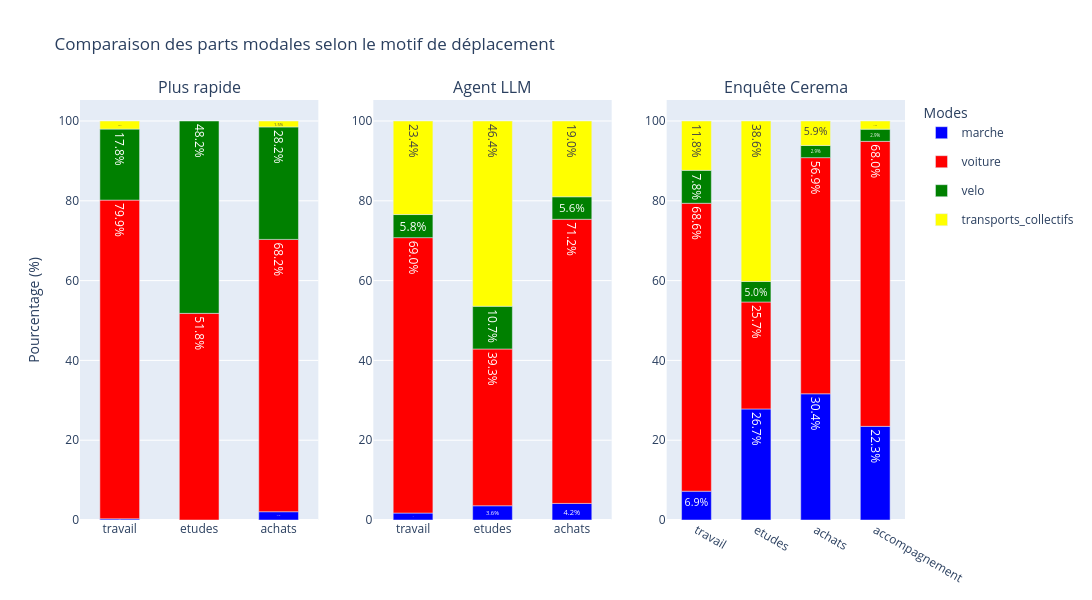

Notebook cell for this chart:
### Code cell
bar_graph(moves, cerema["parts_modales_2023"]["motif_deplacement"], "Comparaison des parts modales selon le motif de déplacement", x_name="Motifs de déplacement")

### Figure 1 — Plotly figure (JSON) as saved in the notebook; plotly's stock layout.template omitted (floating-point values rounded to 4 significant figures)
{"data": [{"legendgroup": "marche", "marker": {"color": "blue"}, "name": "marche", "showlegend": true, "text": ["0.2894356005788712", "2.0771513353115725", "inf", "inf", "inf"], "textposition": "inside", "texttemplate": "%{text:.1f}%", "type": "bar", "x": ["travail", "achats", null, null, null], "xaxis": "x", "y": [2, 7, 20, 16, 18], "yaxis": "y"}, {"legendgroup": "voiture", "marker": {"color": "red"}, "name": "voiture", "showlegend": true, "text": ["79.88422575976846", "51.78571428571429", "68.24925816023739", "inf", "inf", "inf"], "textposition": "inside", "texttemplate": "%{text:.1f}%", "type": "bar", "x": ["travail", "etudes", "achats", null, null, null], "xaxis": "x", "y": [552, 29, 230, 663, 234, 279], "yaxis": "y"}, {"legendgroup": "velo", "marker": {"color": "green"}, "name": "velo", "showlegend": true, "text": ["17.80028943560058", "48.214285714285715", "28.18991097922849", "inf", "inf", "inf"], "textposition": "inside", "texttemplate": "%{text:.1f}%", "type": "bar", "x": ["travail", "etudes", "achats", null, null, null], "xaxis": "x", "y": [123, 27, 95, 275, 143, 114], "yaxis": "y"}, {"legendgroup": "transports_collectifs", "marker": {"color": "yellow"}, "name": "transports_collectifs", "showlegend": true, "text": ["2.0260492040520983", "1.483679525222552", "inf", "inf", "inf"], "textposition": "inside", "texttemplate": "%{text:.1f}%", "type": "bar", "x": ["travail", "achats", null, null, null], "xaxis": "x", "y": [14, 5, 7, 2, 7], "yaxis": "y"}, {"legendgroup": "marche", "marker": {"color": "blue"}, "name": "marche", "showlegend": false, "text": ["1.7366136034732274", "3.571428571428571", "4.154302670623145", "inf", "inf", "inf"], "textposition": "inside", "texttemplate": "%{text:.1f}%", "type": "bar", "x": ["travail", "etudes", "achats", null, null, null], "xaxis": "x2", "y": [12, 2, 14, 50, 23, 20], "yaxis": "y2"}, {"legendgroup": "voiture", "marker": {"color": "red"}, "name": "voiture", "showlegend": false, "text": ["69.03039073806077", "39.285714285714285", "71.2166172106825", "inf", "inf", "inf"], "textposition": "inside", "texttemplate": "%{text:.1f}%", "type": "bar", "x": ["travail", "etudes", "achats", null, null, null], "xaxis": "x2", "y": [477, 22, 240, 679, 249, 282], "yaxis": "y2"}, {"legendgroup": "velo", "marker": {"color": "green"}, "name": "velo", "showlegend": false, "text": ["5.788712011577424", "10.714285714285714", "5.637982195845697", "inf", "inf", "inf"], "textposition": "inside", "texttemplate": "%{text:.1f}%", "type": "bar", "x": ["travail", "etudes", "achats", null, null, null], "xaxis": "x2", "y": [40, 6, 19, 46, 46, 24], "yaxis": "y2"}, {"legendgroup": "transports_collectifs", "marker": {"color": "yellow"}, "name": "transports_collectifs", "showlegend": false, "text": ["23.444283646888568", "46.42857142857143", "18.991097922848667", "inf", "inf", "inf"], "textposition": "inside", "texttemplate": "%{text:.1f}%", "type": "bar", "x": ["travail", "etudes", "achats", null, null, null], "xaxis": "x2", "y": [162, 26, 64, 190, 77, 92], "yaxis": "y2"}, {"legendgroup": "marche", "marker": {"color": "blue"}, "name": "marche", "showlegend": false, "text": ["6.862745098039216", "26.732673267326735", "30.392156862745097", "22.330097087378643"], "textposition": "inside", "texttemplate": "%{text:.1f}%", "type": "bar", "x": ["travail", "etudes", "achats", "accompagnement"], "xaxis": "x3", "y": [7, 27, 31, 23], "yaxis": "y3"}, {"legendgroup": "voiture", "marker": {"color": "red"}, "name": "voiture", "showlegend": false, "text": ["68.62745098039215", "25.742574257425744", "56.86274509803921", "67.96116504854369"], "textposition": "inside", "texttemplate": "%{text:.1f}%", "type": "bar", "x": ["travail", "etudes", "achats", "accompagnement"], "xaxis": "x3", "y": [70, 26, 58, 70], "yaxis": "y3"}, {"legendgroup": "velo", "marker": {"color": "green"}, "name": "velo", "showlegend": false, "text": ["7.8431372549019605", "4.9504950495049505", "2.941176470588235", "2.912621359223301"], "textposition": "inside", "texttemplate": "%{text:.1f}%", "type": "bar", "x": ["travail", "etudes", "achats", "accompagnement"], "xaxis": "x3", "y": [8, 5, 3, 3], "yaxis": "y3"}, {"legendgroup": "transports_collectifs", "marker": {"color": "yellow"}, "name": "transports_collectifs", "showlegend": false, "text": ["11.76470588235294", "38.613861386138616", "5.88235294117647", "1.9417475728155338"], "textposition": "inside", "texttemplate": "%{text:.1f}%", "type": "bar", "x": ["travail", "etudes", "achats", "accompagnement"], "xaxis": "x3", "y": [12, 39, 6, 2], "yaxis": "y3"}], "layout": {"annotations": [{"font": {"size": 16}, "showarrow": false, "text": "Plus rapide", "x": 0.1444, "xanchor": "center", "xref": "paper", "y": 1, "yanchor": "bottom", "yref": "paper"}, {"font": {"size": 16}, "showarrow": false, "text": "Agent LLM", "x": 0.5, "xanchor": "center", "xref": "paper", "y": 1, "yanchor": "bottom", "yref": "paper"}, {"font": {"size": 16}, "showarrow": false, "text": "Enquête Cerema", "x": 0.8556, "xanchor": "center", "xref": "paper", "y": 1, "yanchor": "bottom", "yref": "paper"}], "bargap": 0.5, "barmode": "relative", "barnorm": "percent", "height": 600, "legend": {"title": {"text": "Modes"}}, "title": {"text": "Comparaison des parts modales selon le motif de déplacement"}, "width": 1300, "xaxis": {"anchor": "y", "categoryarray": ["travail", "etudes", "achats", "accompagnement"], "categoryorder": "array", "domain": [0, 0.2889], "showgrid": false, "type": "category"}, "xaxis2": {"anchor": "y2", "categoryarray": ["travail", "etudes", "achats", "accompagnement"], "categoryorder": "array", "domain": [0.3556, 0.6444], "showgrid": false, "type": "category"}, "xaxis3": {"anchor": "y3", "categoryarray": ["travail", "etudes", "achats", "accompagnement"], "categoryorder": "array", "domain": [0.7111, 1], "showgrid": false, "type": "category"}, "yaxis": {"anchor": "x", "domain": [0, 1], "title": {"text": "Pourcentage (%)"}}, "yaxis2": {"anchor": "x2", "domain": [0, 1]}, "yaxis3": {"anchor": "x3", "domain": [0, 1]}}}
